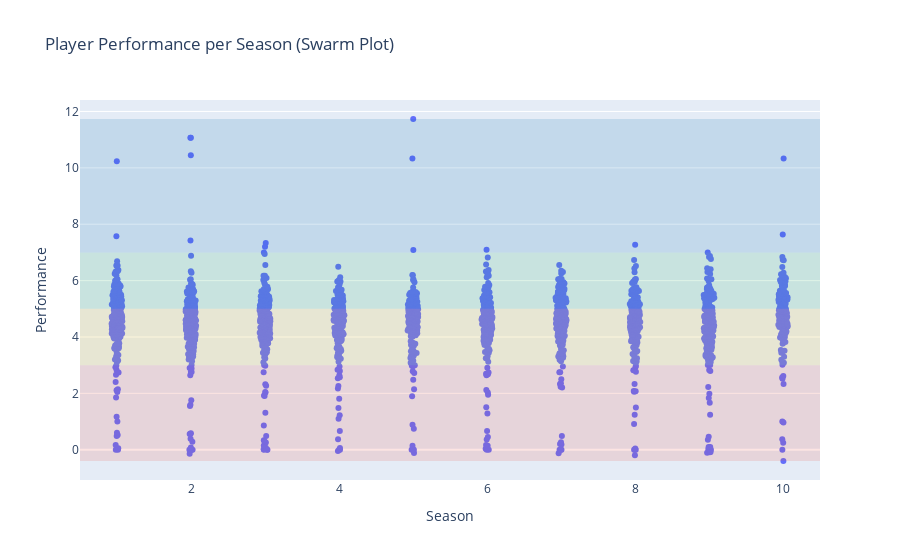

Here is the notebook cell this chart was saved with:
### Markdown cell above
#### Performance per Minute

### Code cell
ptd.perf_per_min()

### Figure 1 — Plotly figure (JSON) as saved in the notebook; plotly's stock layout.template omitted (floating-point values rounded to 4 significant figures; data arrays with more than 128 entries replaced by an {"elided": "..."} marker saying what was removed)
{"data": [{"alignmentgroup": "True", "boxpoints": "all", "fillcolor": "rgba(255,255,255,0)", "hoveron": "points", "hovertemplate": "Season=%{x}<br>Performance=%{y}<extra></extra>", "legendgroup": "", "line": {"color": "rgba(255,255,255,0)"}, "marker": {"color": "#636efa"}, "name": "", "offsetgroup": "", "orientation": "v", "pointpos": 0, "showlegend": false, "type": "box", "x": {"elided": "1805 int values"}, "x0": " ", "xaxis": "x", "y": {"elided": "1805 float values"}, "y0": " ", "yaxis": "y"}], "layout": {"boxmode": "overlay", "legend": {"tracegroupgap": 0}, "shapes": [{"fillcolor": "#e74c3c", "line": {"width": 0}, "opacity": 0.15, "type": "rect", "x0": 0, "x1": 1, "xref": "x domain", "y0": -0.4, "y1": 3, "yref": "y"}, {"fillcolor": "#f1c40f", "line": {"width": 0}, "opacity": 0.15, "type": "rect", "x0": 0, "x1": 1, "xref": "x domain", "y0": 3, "y1": 5, "yref": "y"}, {"fillcolor": "#27ae60", "line": {"width": 0}, "opacity": 0.15, "type": "rect", "x0": 0, "x1": 1, "xref": "x domain", "y0": 5, "y1": 7, "yref": "y"}, {"fillcolor": "#006ab1", "line": {"width": 0}, "opacity": 0.15, "type": "rect", "x0": 0, "x1": 1, "xref": "x domain", "y0": 7, "y1": 11.73, "yref": "y"}], "title": {"text": "Player Performance per Season (Swarm Plot)"}, "xaxis": {"anchor": "y", "domain": [0, 1], "title": {"text": "Season"}}, "yaxis": {"anchor": "x", "domain": [0, 1], "title": {"text": "Performance"}}}}
